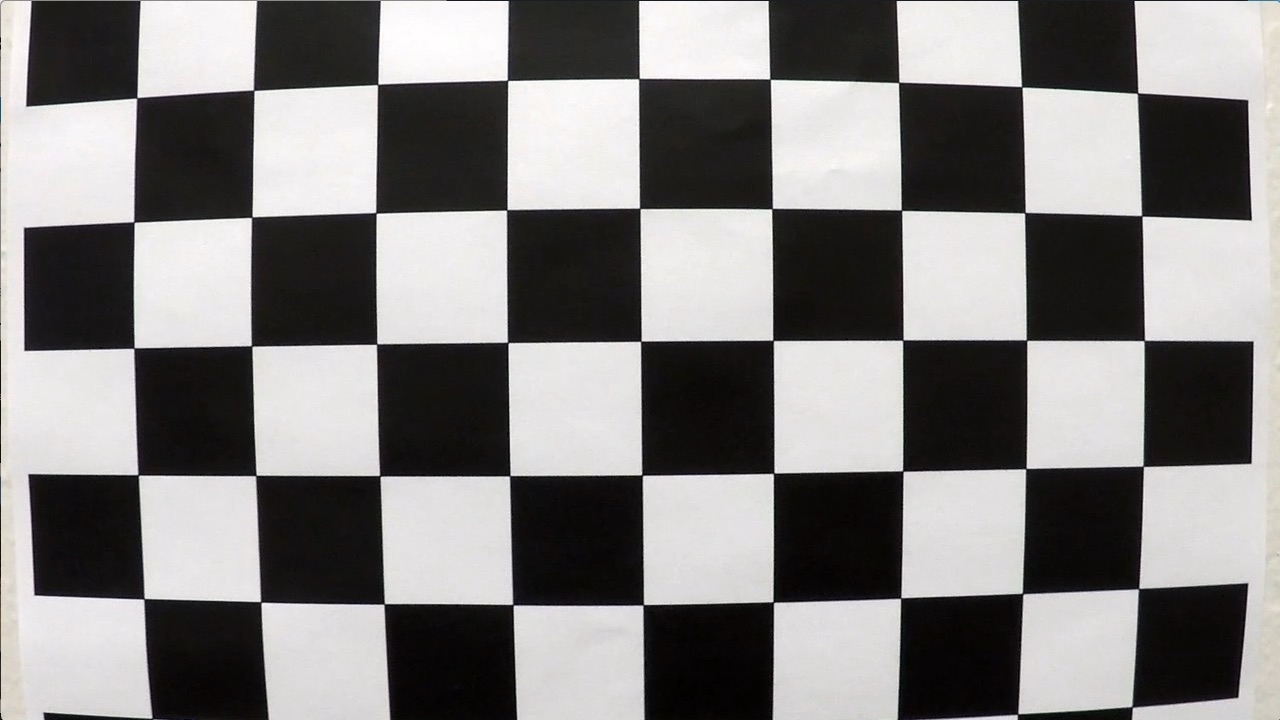
#> input picture camera_cal/calibration1.jpg, 1280 x 720 px; its folder holds 4 pictures in this run
$ jupyter execute advanced_lane_lines.ipynb   (shell and % lines are left out)
#> lines starting #> are read from the running program, lines starting #| are printed output that depends on the picture
[cell 1]
# necessary imports for pipeline
import numpy as np
import cv2
import glob
import os.path
import matplotlib.pyplot as plt
import matplotlib.image as mpimg

[cell 2]
###################################
# camera calibration block
###################################

# generator to provide the list of calibration images
def calib_img_generator(calib_img_dir="camera_cal"):
    for img_path in glob.glob(calib_img_dir + "/*.jpg"):
        yield img_path, mpimg.imread(img_path)

# calibrates camera from the provided params and returns the calibration matrix & distortion vectors
def calibrate_camera(corner_rows, corner_cols, calib_img_dir):
#> called with corner_rows = 6, corner_cols = 9, calib_img_dir = './camera_cal'
    objpoints = []
    imgpoints = []

    objp = np.zeros((corner_rows*corner_cols, 3), np.float32)
    objp[:,:2] = np.mgrid[0:corner_cols,0:corner_rows].T.reshape(-1,2)

    # get calibration data
    for path, img in calib_img_generator(calib_img_dir):
        gray = cv2.cvtColor(img, cv2.COLOR_RGB2GRAY)
#> img is the input picture: shape (720, 1280, 3); mean R, G, B 130.1, 128.4, 127.8
        ret, corners = cv2.findChessboardCorners(gray, (corner_cols,corner_rows), None)
#> ret = False; corners = None
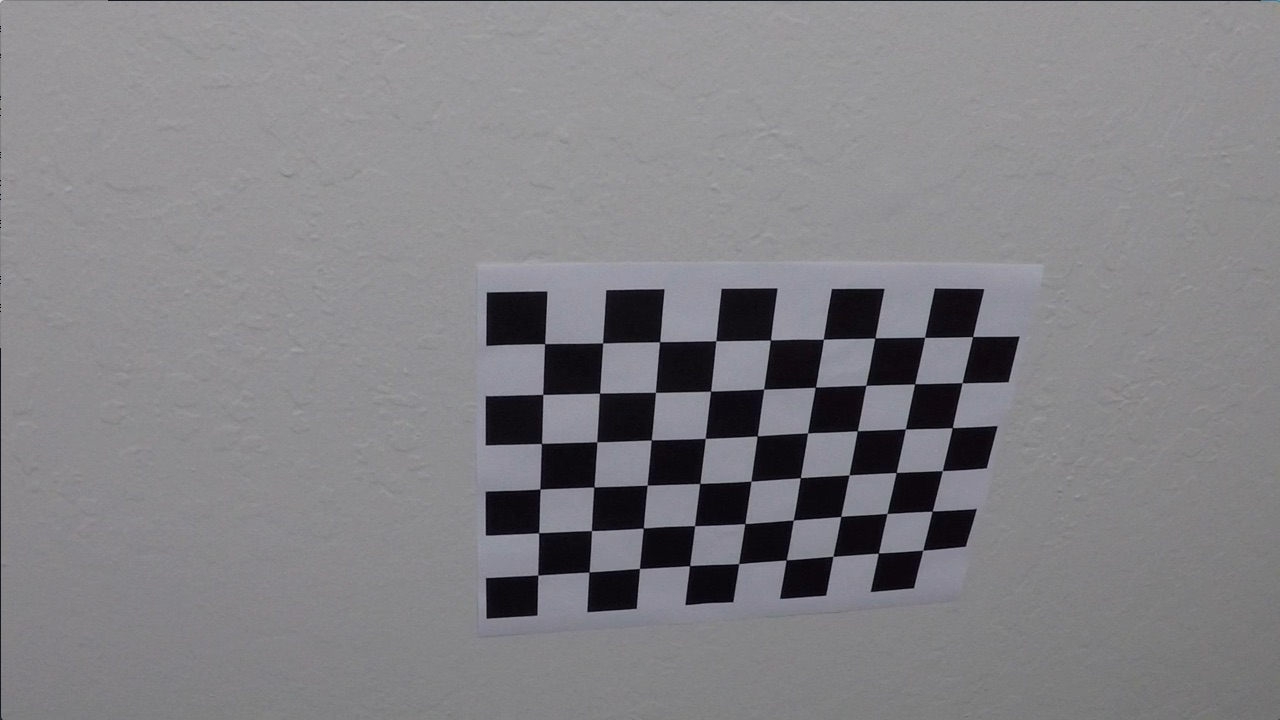
#> input picture camera_cal/calibration10.jpg, 1280 x 720 px
        if ret == True:
            imgpoints.append(corners)
            objpoints.append(objp)
#> pass 2 of the loop in calibrate_camera, `for path, img in calib_img_generator(calib_img_dir):`:
#> in calibrate_camera, `gray = cv2.cvtColor(img, cv2.COLOR_RGB2GRAY)`:
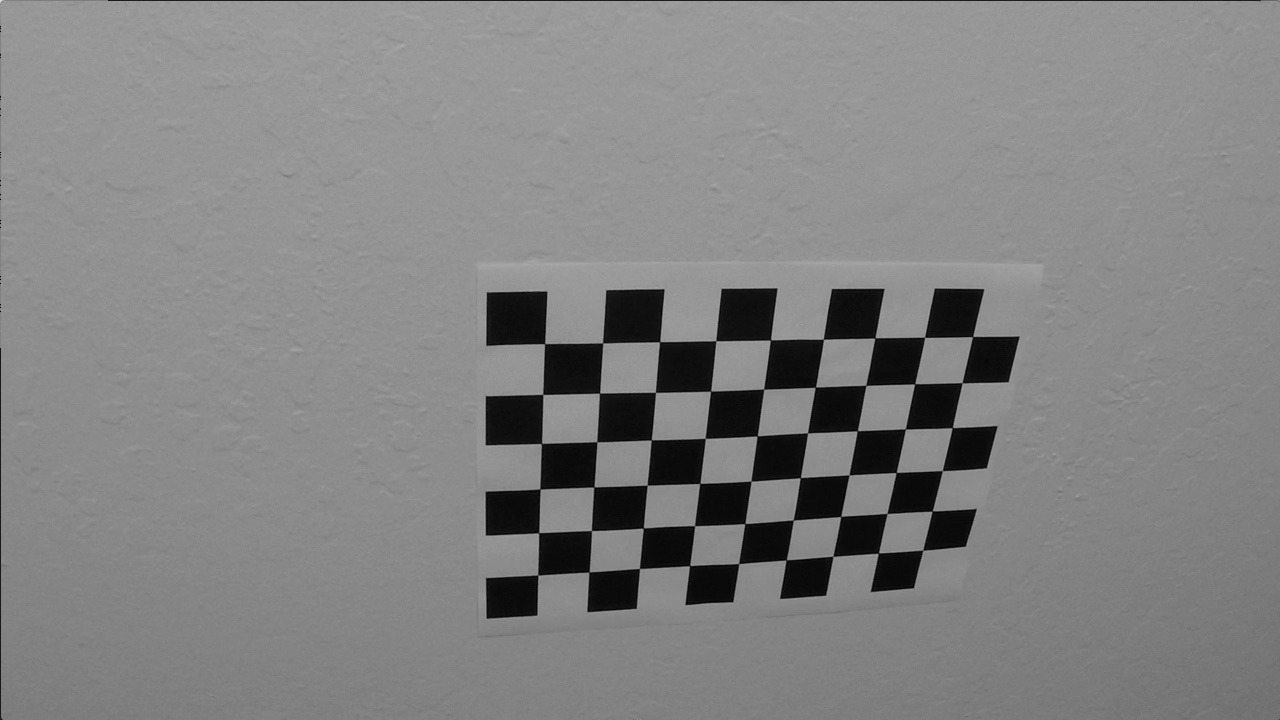
#> gray: shape (720, 1280); min 0, max 217, mean 130
#> in calibrate_camera, img is the input picture: shape (720, 1280, 3); mean R, G, B 130.2, 129.4, 133.1
#> ret = True; corners = 54 rows, first 8: [545.3, 343.1], [602.7, 342.8], [660.1, 341.3], [715.8, 340.7], [770.6, 340], [823.5, 339.2], [874.3, 338.5], [925.1, 337.4]
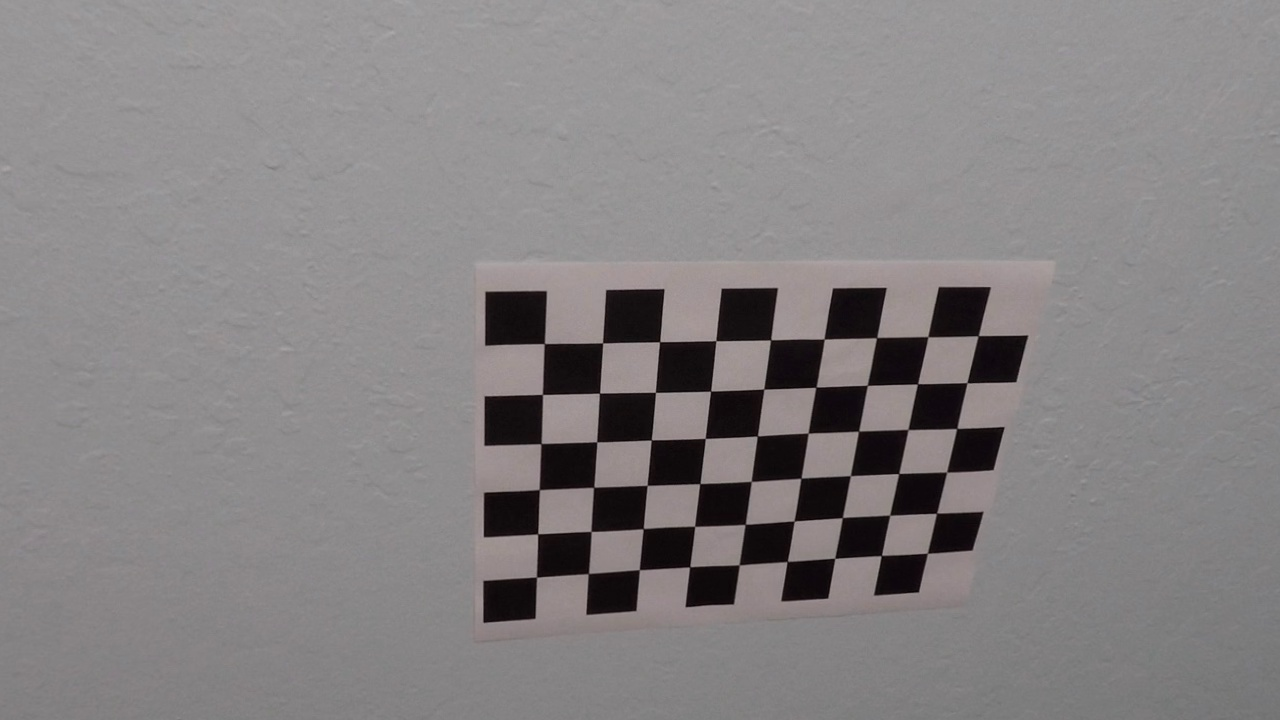
#> input picture camera_cal/calibration10_undistorted.jpg, 1280 x 720 px
#> pass 3 of the loop in calibrate_camera, `for path, img in calib_img_generator(calib_img_dir):`:
#> in calibrate_camera, `gray = cv2.cvtColor(img, cv2.COLOR_RGB2GRAY)`:
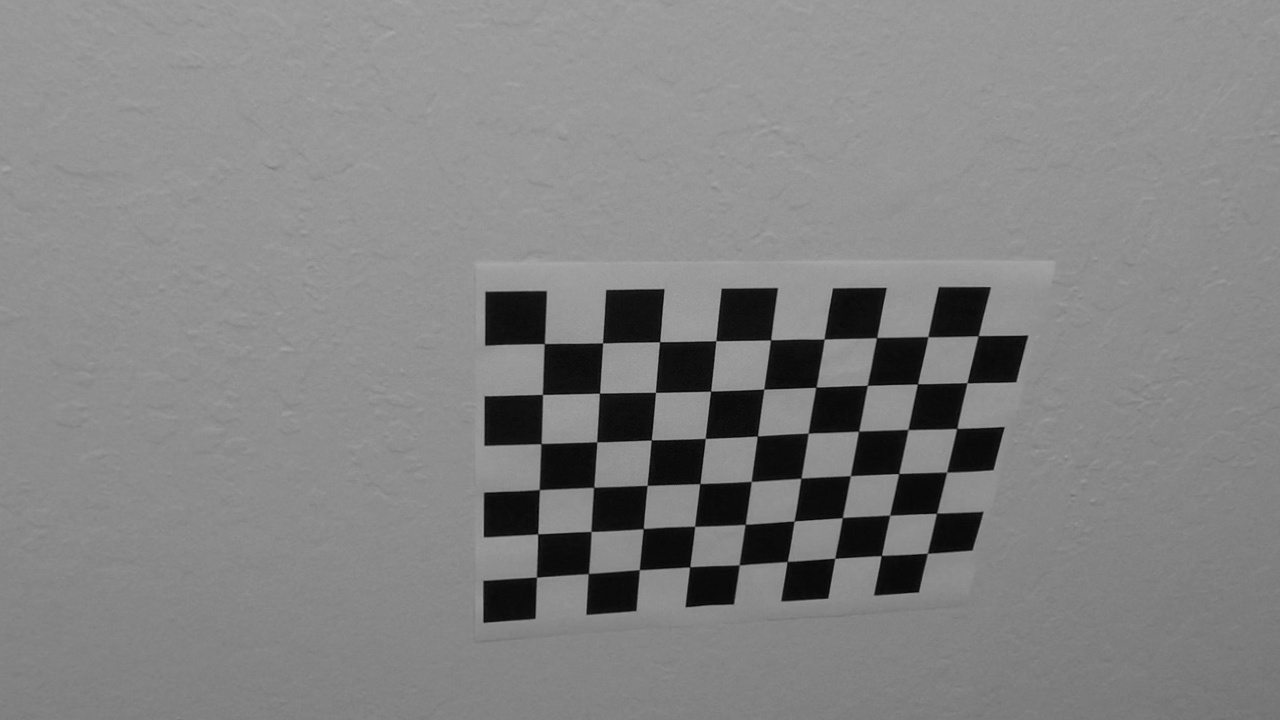
#> gray: shape (720, 1280); min 2, max 171, mean 131
#> in calibrate_camera, img is the input picture: shape (720, 1280, 3); mean R, G, B 133.1, 129.7, 130.6
#> corners = 54 rows, first 8: [545.3, 342.6], [602.4, 342.7], [658.9, 342.3], [715.8, 340.7], [769.7, 340.5], [824.4, 339.2], [875.5, 338.5], [928, 336.5]
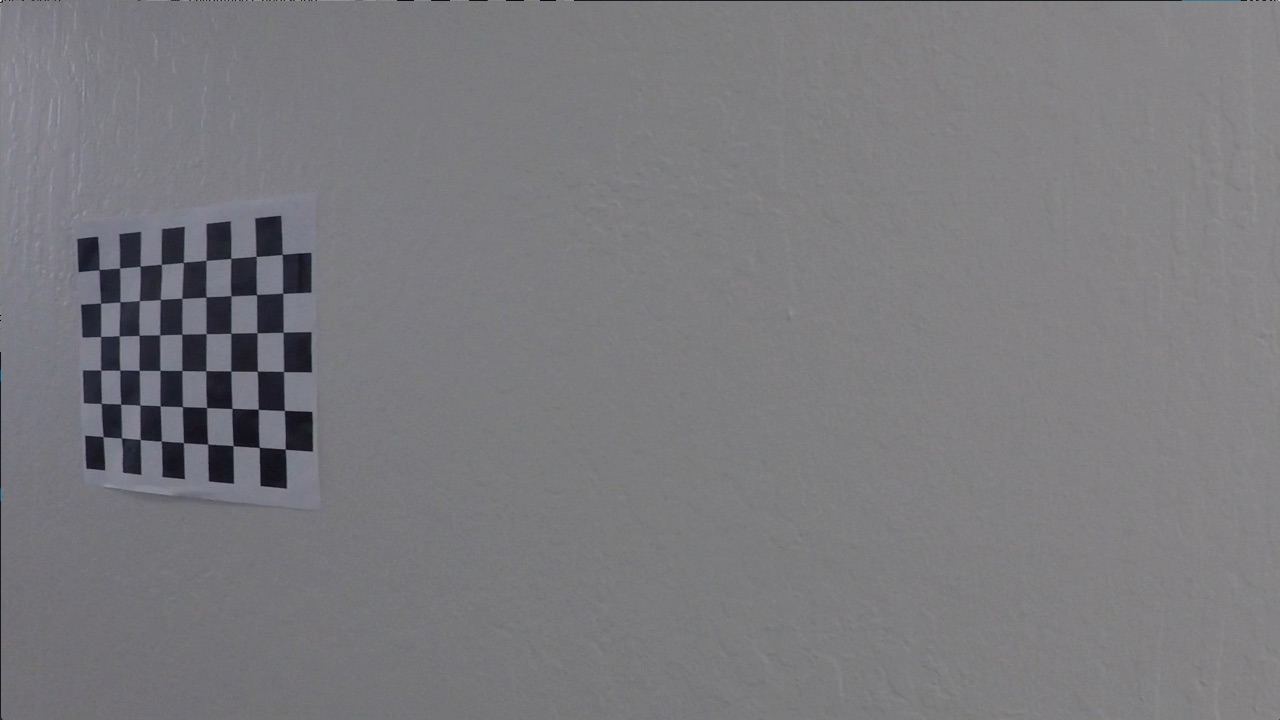
#> input picture camera_cal/calibration11.jpg, 1280 x 720 px
#> the loop made 4 passes; the first 3 are shown
            # img_corners = cv2.drawChessboardCorners(img, (corner_cols,corner_rows), corners, ret)

    # calibrate
    ret, mtx, dist, rvecs, tvecs = cv2.calibrateCamera(objpoints, imgpoints, gray.shape[::-1], None, None)

    return mtx, dist

# provided the distorting matrix & constants, returns an undistorted image
def undistort(img, mtx, dist):
    dst = cv2.undistort(img, mtx, dist, None, mtx)
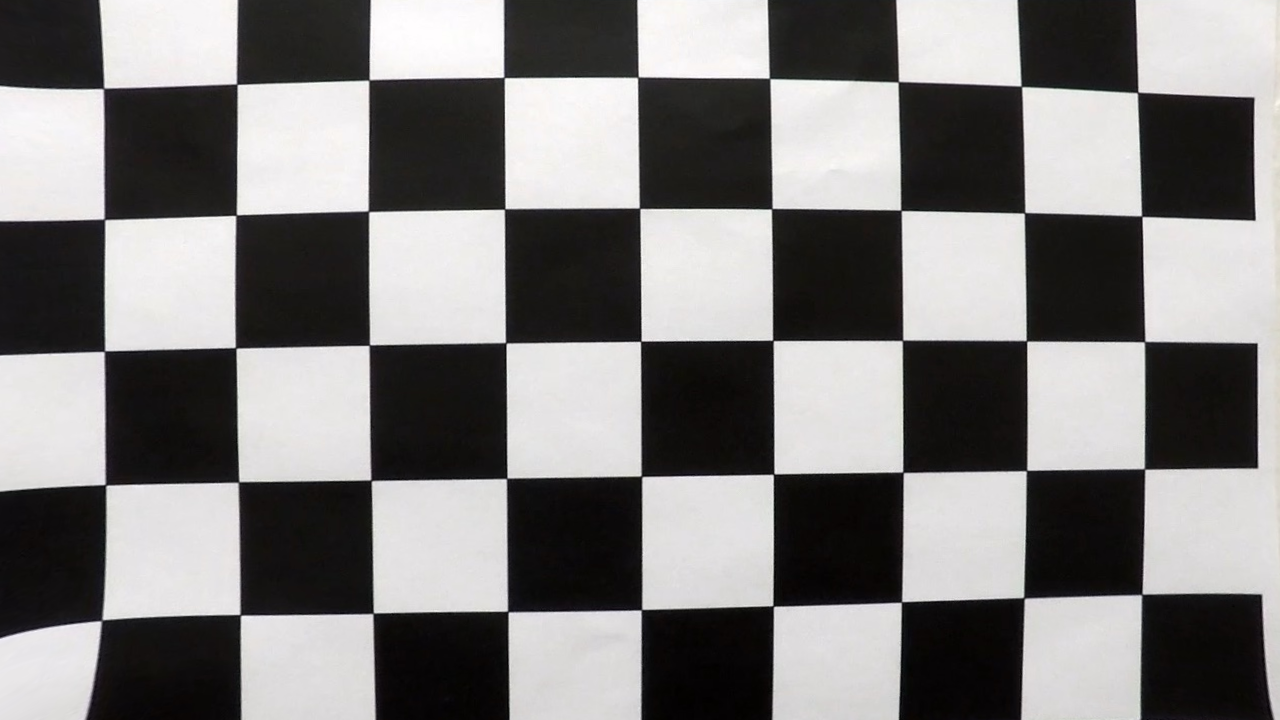
#> dst: shape (720, 1280, 3); mean R, G, B 126.9, 125.2, 124.8
    return dst

# perform camera calibration
mtx, dist = calibrate_camera(corner_rows=6, corner_cols=9, calib_img_dir="./camera_cal")

# tesst undistortion on sample images
print("undistorted images")
for path, img in calib_img_generator(calib_img_dir="./camera_cal"):
    fig, plots = plt.subplots(nrows=1,ncols=2)
    plots[0].imshow(img)
    dst = undistort(img, mtx, dist)
    plots[1].imshow(dst)
    cv2.imwrite(os.path.splitext(path)[0] + '_undistorted.jpg', dst)
#> pass 2 of the loop `for path, img in calib_img_generator(calib_img_dir="./camera_cal"):`:
#> in undistort (call 2), `dst = cv2.undistort(img, mtx, dist, None, mtx)`:
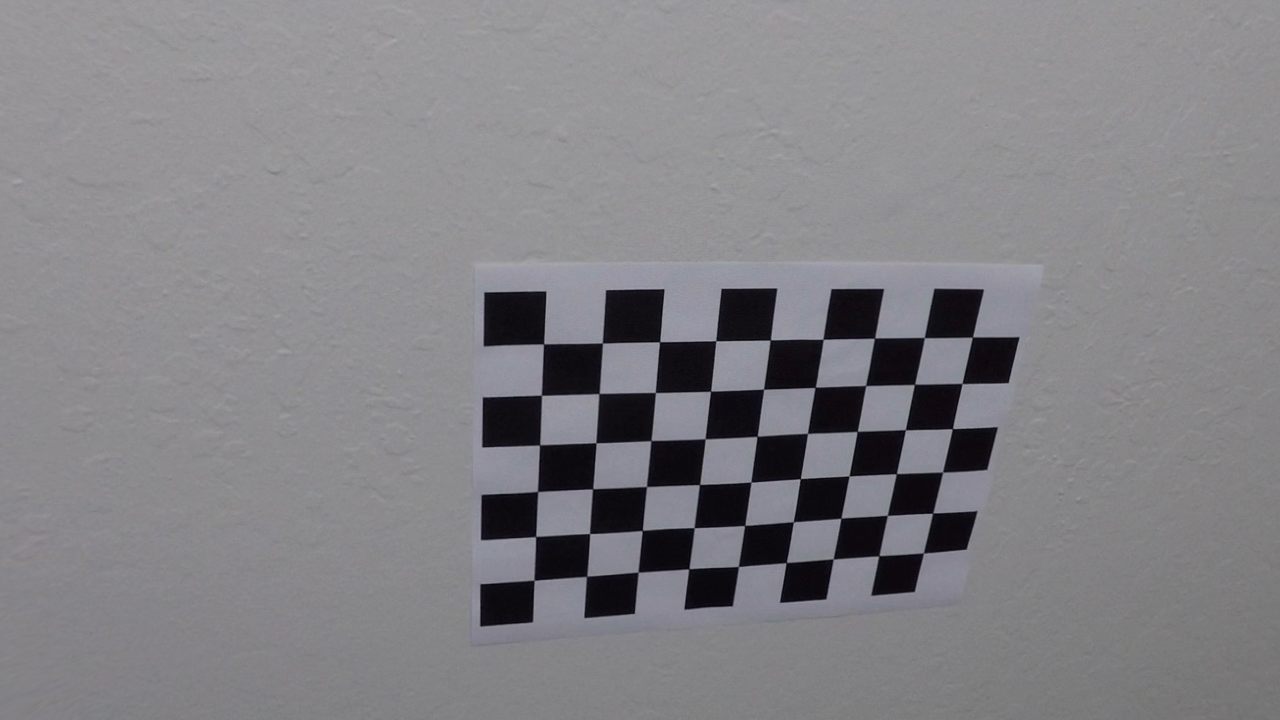
#> dst: shape (720, 1280, 3); mean R, G, B 130.5, 129.6, 133.4
#> pass 3 of the loop `for path, img in calib_img_generator(calib_img_dir="./camera_cal"):`:
#> in undistort (call 3), `dst = cv2.undistort(img, mtx, dist, None, mtx)`:
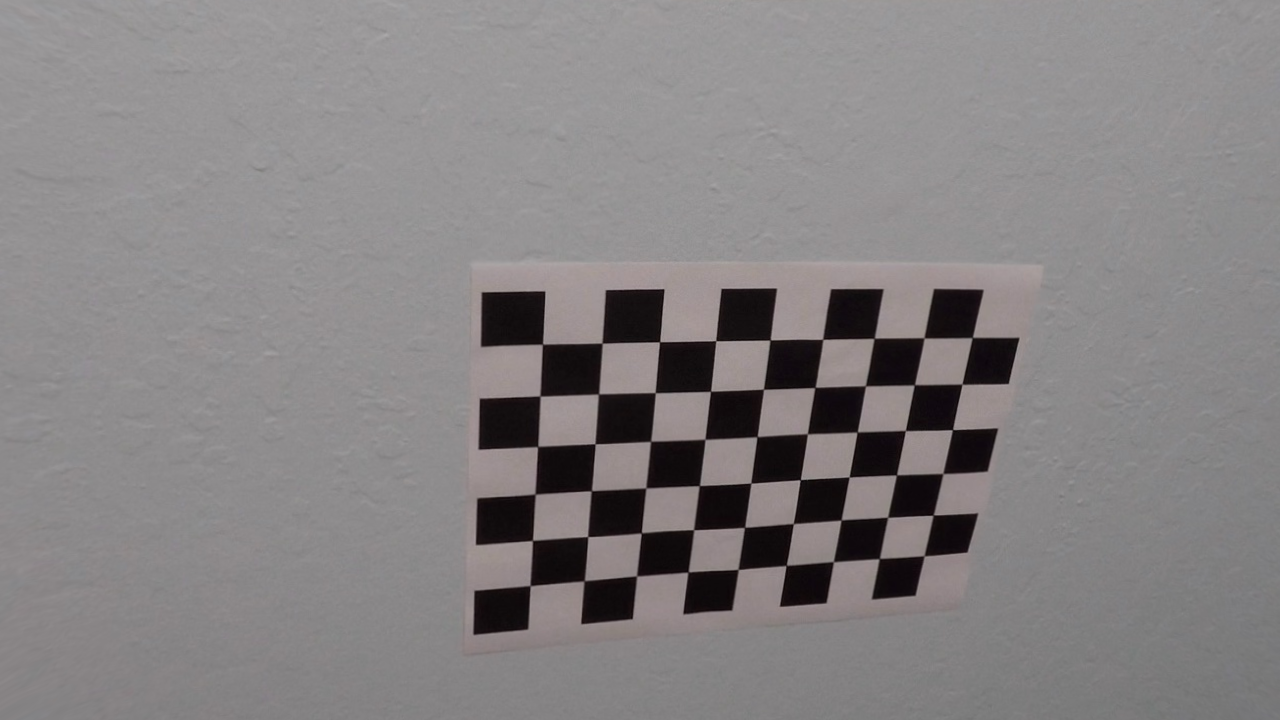
#> dst: shape (720, 1280, 3); mean R, G, B 133.1, 129.7, 130.6
#> the loop made 4 passes; the first 3 are shown

plt.plot()
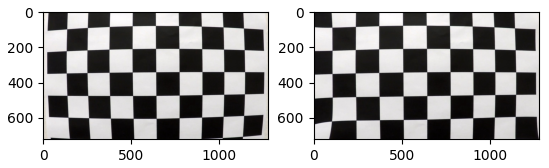
#> figure drawn by matplotlib, 2 panels
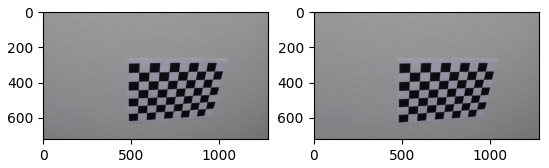
#> figure drawn by matplotlib, 2 panels
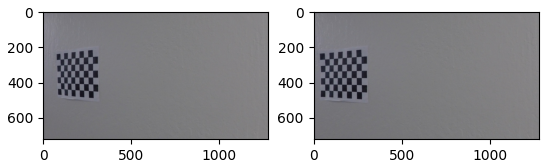
#> figure drawn by matplotlib, 2 panels
